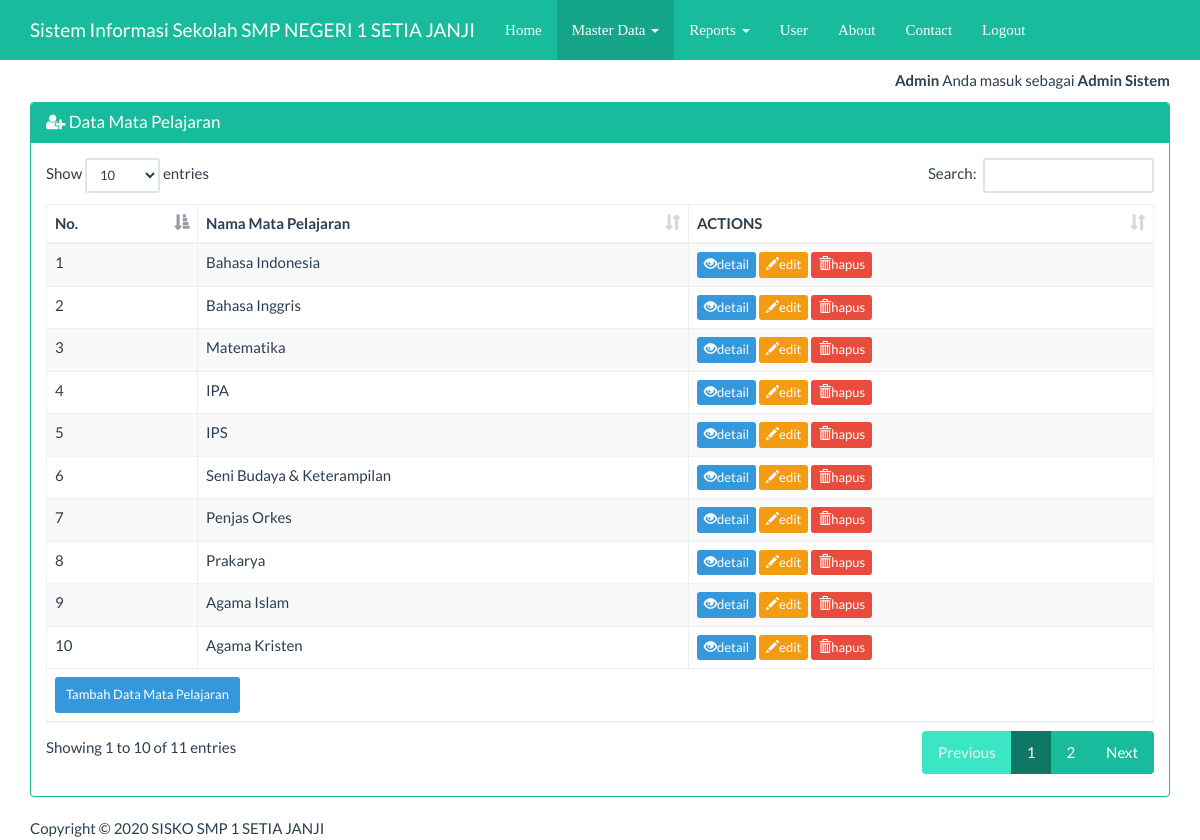
The page /index_admin.php?page=mapel&actions=tampil (signed in) on the database its author committed.
### tables this page shows
CREATE TABLE `mapel` (
  `id` int(3) NOT NULL,
  `kd_mapel` varchar(10) NOT NULL,
  `mapel_nama` varchar(30) NOT NULL
);

### views/mapel_tampil.php (the view, shortened to what this page needs)
<nav class="navbar navbar-inverse navbar-fixed-top">
    <div class="container">
        <div class="navbar-header">
            <a class="navbar-brand" href="?page=utama">Sistem Informasi Sekolah SMP NEGERI 1 SETIA JANJI</a>
        </div>
        <div id="navbar" class="navbar-collapse collapse">
            <ul class="nav navbar-nav">
                <li ><a href="?index_admin.php" style="font-family: cursive;">Home</a></li>
                <?php if(isset($_SESSION['level']) && $_SESSION['level']==1) { ?>
                <li class="active" class="dropdown">
                    <a href="#" class="dropdown-toggle" data-toggle="dropdown" role="button" aria-haspopup="true" aria-expanded="false" style="font-family: cursive;">Master Data <span class="caret"></span></a>
                </li>
                <li class="dropdown">
                    <a href="#" class="dropdown-toggle" data-toggle="dropdown" role="button" aria-haspopup="true" aria-expanded="false" style="font-family: cursive;">Reports <span class="caret"></span></a>
                </li>
                <li><a href="?page=user&actions=tampil" style="font-family: cursive;">User</a></li>
                <?php } ?>
                <li><a href="?page=about&actions=tampil" style="font-family: cursive;">About</a></li>
                <li><a href="?page=kontak&actions=tampil" style="font-family: cursive;">Contact</a></li>
                    <?php if (isset($_SESSION['user'])) { ?>
                    <li><a href="logout.php" style="font-family: cursive;">Logout</a></li>
                <?php } ?>
            </ul>
        </div>
    </div>
</nav>
<div class="container">
    <div class="row">
        <div class="col-xs-12">
            <div class="panel panel-success">
                <div class="panel-heading">
                    <h3 class="panel-title"><span class="fa fa-user-plus"></span> Data Mata Pelajaran</h3>
                </div>
                <div class="panel-body">
                    <table id="dtskripsi" class="table table-bordered table-striped table-hover">
                        <thead>
                            <tr>
                                <th scope="col">No.</th><th>Nama Mata Pelajaran</th><th>ACTIONS</th>
                            </tr>
                        </thead>
                        <tbody>
                            <?php
                            $sql = "SELECT * FROM mapel";
                            $query = mysqli_query($koneksi, $sql) or die("SQL Anda Salah");
                            $nomor = 0;
                            while ($data = mysqli_fetch_array($query)) {
                                $nomor++;
                                ?>
                                <tr>
                                    <td><?= $nomor ?></td>
                                    <td><?= $data['mapel_nama'] ?></td>
                                    <td>
                                        <a href="?page=mapel&actions=detail&id=<?= $data['id'] ?>" class="btn btn-info btn-xs">
                                            <span class="glyphicon glyphicon-eye-open"></span>detail
                                        </a>
                                        <a href="?page=mapel&actions=edit&id=<?= $data['id'] ?>" class="btn btn-warning btn-xs">
                                            <span class="glyphicon glyphicon-pencil"></span>edit
                                        </a>
                                        <a href="?page=mapel&actions=delete&id=<?php echo $data['id'] ?>" onclick="return confirm('Apakah anda yakin akan menghapus data ini ?')" class="btn btn-danger btn-xs">
                                            <span class="glyphicon glyphicon-trash"></span>hapus
                                        </a>
                                    </td>
                                </tr>
                            <?php } ?>
                        </tbody>
                        <tfoot>
                            <tr>
                                <td colspan="3">
                                    <a href="?page=mapel&actions=tambah" class="btn btn-info btn-sm">
                                        Tambah Data Mata Pelajaran
                                    </a>
                                </td>
                            </tr>
                        </tfoot>
                    </table>
                </div>
            </div>
        </div>
    </div>
</div>

### index_admin.php (style rules this page uses)
body { margin-top:70px; }

### rows shown on the page
mapel: mapel_nama "Bahasa Indonesia"
mapel: mapel_nama "Bahasa Inggris"
mapel: mapel_nama "Matematika"
mapel: mapel_nama "IPA"
mapel: mapel_nama "IPS"
mapel: mapel_nama "Seni Budaya & Keterampilan"
mapel: mapel_nama "Penjas Orkes"
mapel: mapel_nama "Prakarya"
mapel: mapel_nama "Agama Islam"
mapel: mapel_nama "Agama Kristen"

### other values the page prints
$_SESSION['nama'] "Admin"
$_SESSION['ket'] "Admin Sistem"
